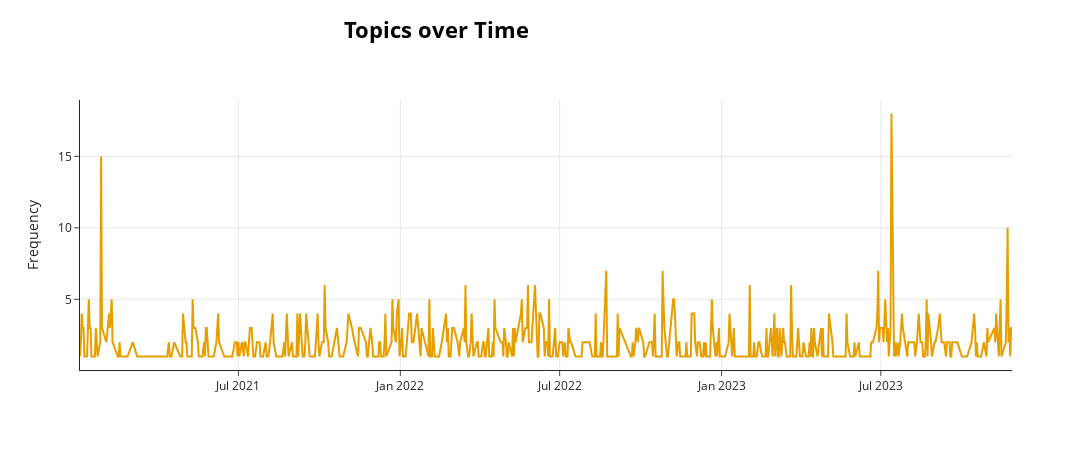

The cell this chart's notebook holds for it:
### Code cell
model.visualize_topics_over_time(topics_over_time, topics=[0])

### Figure 1 — Plotly figure (JSON) as saved in the notebook; plotly's stock layout.template omitted (floating-point values rounded to 4 significant figures; data arrays with more than 128 entries replaced by an {"elided": "..."} marker saying what was removed)
{"data": [{"hoverinfo": "text", "hovertext": {"elided": "561 str values"}, "marker": {"color": "#E69F00"}, "mode": "lines", "name": "0_교육_도시_추진_산업", "type": "scatter", "x": {"elided": "561 str values"}, "y": {"elided": "561 int values"}}], "layout": {"height": 450, "hoverlabel": {"bgcolor": "white", "font": {"family": "Rockwell", "size": 16}}, "legend": {"title": {"text": "<b>Global Topic Representation"}}, "title": {"font": {"color": "Black", "size": 22}, "text": "<b>Topics over Time</b>", "x": 0.4, "xanchor": "center", "y": 0.95, "yanchor": "top"}, "width": 1250, "xaxis": {"showgrid": true}, "yaxis": {"showgrid": true, "title": {"text": "Frequency"}}}}
